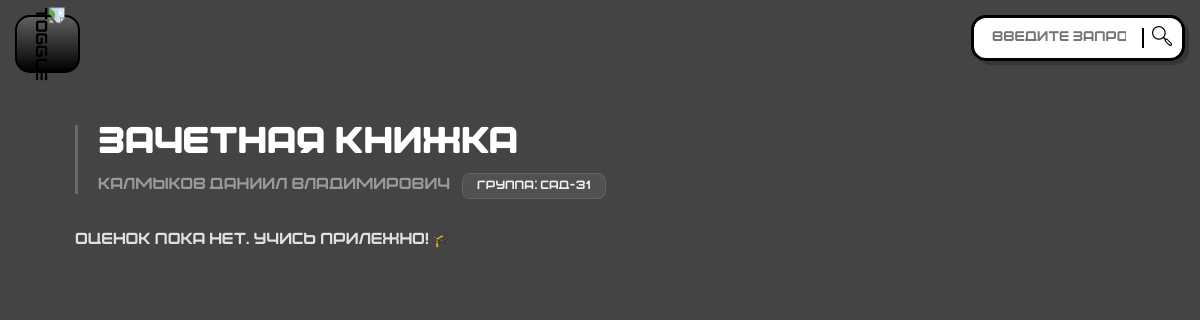
/journal/my-record-book/ (signed in), run on the app's committed database.
### apps/Accounts/models.py (models this page shows, shortened)
class Student(models.Model):
    user = models.OneToOneField(
        User,
        on_delete=models.CASCADE,
        related_name="student_profile",
        verbose_name="Пользователь",
    )
    group = models.ForeignKey(
        Groups,
        on_delete=models.SET_NULL,
        null=True,
        blank=True,
        related_name="students",
        verbose_name="Группа",
    )
    student_id = models.CharField(
        max_length=20,
        unique=True,
        verbose_name="Номер зачетки",
    )
    is_curator = models.BooleanField(
        default=False,
        verbose_name="Староста/Куратор",
        help_text="Отмечайте, если студент является старостой или куратором группы.",
    )
    surname = models.CharField(max_length=100, blank=True, verbose_name="Фамилия")
    name = models.CharField(max_length=100, blank=True, verbose_name="Имя")
    patronymic = models.CharField(max_length=100, blank=True, verbose_name="Отчество")
    faculty = models.CharField(max_length=100, blank=True, verbose_name="Факультет")
    avatar = models.ImageField(upload_to="student_avatars/", blank=True, null=True, verbose_name="Аватар")
    phone = models.CharField(max_length=20, blank=True, verbose_name="Телефон")
    birthday = models.DateField(blank=True, null=True, verbose_name="Дата рождения")
    class Meta:
        db_table = "students"
        verbose_name = "Студент"
        verbose_name_plural = "Студенты"

### apps/Shedule/models.py (models this page shows, shortened)
class Groups(models.Model):
    name = models.CharField(max_length=255, verbose_name="Название группы")
    faculty = models.ForeignKey(Faculty, on_delete=models.CASCADE, related_name="groups", null=True, blank=True)
    course = models.ForeignKey(
        Course,
        on_delete=models.SET_NULL,
        null=True,
        verbose_name="Курс"
    )
    subjects = models.ManyToManyField(
        Subject,
        related_name="groups",
        blank=True,
        verbose_name="Учебный план группы",
    )
    class Meta:
        verbose_name = "Группа"
        verbose_name_plural = "Группы"

class Course(models.Model):
    name = models.CharField(max_length=50, verbose_name="Название курса (напр. 1 курс или 11)")
    sort_order = models.PositiveIntegerField(default=1, verbose_name="Порядок сортировки")
    class Meta:
        verbose_name = "Курс"
        verbose_name_plural = "Курсы"
        ordering = ['sort_order']
    def __str__(self):
        return self.name

### apps/Journal/views.py (the view)
@login_required
def record_book_view(request):
    if request.user.is_academic_office:
        messages.error(request, "Доступ к зачеткам запрещен.")
        return redirect('profile')
    student_profile = getattr(request.user, 'student_profile', None)
    records = request.user.record_entries.select_related("subject", "teacher").order_by("semester")
    semesters_data = []
    existing_semesters = records.values_list("semester", flat=True).distinct().order_by("semester")
    for sem_num in existing_semesters:
        sem_records = records.filter(semester=sem_num)
        grades_list = [r.grade for r in sem_records if r.grade]
        avg = sum(grades_list) / len(grades_list) if grades_list else 0
        semesters_data.append({"number": sem_num, "grades": sem_records, "avg": round(avg, 2)})
    return render(request, "record_book.html", {"semesters_data": semesters_data, "profile": student_profile})

### apps/Accounts/models.py (called while the page is built)
    @property
    def is_academic_office(self):
        return self.system_role and self.system_role.name == "ACADEMIC"

### apps/Journal/templates/record_book.html
{% extends "base.html" %}
{% load journal_extras %}
{% load static %}
{% block content %}
<link rel="stylesheet" href="{% static 'record_book.css' %}">
<div class="record-book-wrapper">
    <div class="header-info">
        <h1>Зачетная книжка</h1>
        <div class="user-meta">
            <div class="user-fio">
                {{ profile.surname|default:"" }} {{ profile.name|default:"" }} {{ profile.patronymic|default:"" }}
            </div>
            <div class="user-group">
                <span class="badge">Группа: {{ profile.group.name|default:"Не указана" }}-{{ profile.group.course }}</span>
            </div>
        </div>
    </div>
    {% for sem in semesters_data %}
    <div class="semester-card">
        <div class="sem-header">
            <h3>{{ sem.number }} Семестр</h3>
            <div class="sem-avg">Средний балл: <span>{{ sem.avg }}</span></div>
        </div>
        <div class="table-responsive">
            <table class="grades-table">
                <thead>
                    <tr>
                        <th>Дисциплина</th>
                        <th class="text-center">Оценка</th>
                        <th class="text-right">Дата выставления</th>
                    </tr>
                </thead>
                <tbody>
                    {% for g in sem.grades %}
                    <tr>
                        <td data-label="Дисциплина" class="subject-name">{{ g.subject.name }}</td>
                        <td data-label="Оценка" class="text-center">
                            {% if g.grade|stringformat:"s" == "Зачет" %}
                                <span class="grade-badge high">Зачет</span>
                            {% else %}
                                <span class="grade-circle {% if g.grade >= 4 %}high{% elif g.grade == 3 %}mid{% else %}low{% endif %}">
                                    {{ g.grade }}
                                </span>
                            {% endif %}
                        </td>
                        <td data-label="Дата" class="text-right">
                            <div class="date-main">{{ g.date_signed|date:"d.m.Y" }}</div>
                            <div class="time-sub">{{ g.time_signed|time:"H:i" }}</div>
                        </td>
                    </tr>
                    {% endfor %}
                </tbody>
            </table>
        </div>
    </div>
    {% empty %}
    <div class="empty-state">
        <p>Оценок пока нет. Учись прилежно! 🎓</p>
    </div>
    {% endfor %}
</div>
{% endblock %}

### static/base.css (style rules this page uses)
* { font-family: 'BOWLER-Regular', sans-serif; box-sizing: border-box; -webkit-tap-highlight-color: transparent; }
html, body { margin: 0; padding: 0; min-height: 100vh; background-color: #444; overflow-x: hidden; }

### apps/Journal/static/record_book.css (style rules this page uses)
.record-book-wrapper { padding: clamp(10px, 3vw, 25px); max-width: 1100px; margin: 0 auto; color: #e0e0e0; font-family: 'Segoe UI', system-ui, -apple-system, sans-serif; background: transparent; }
.header-info { margin-bottom: 35px; border-left: 3px solid rgba(255, 255, 255, 0.2); padding-left: 20px; }
.header-info h1 { font-size: clamp(1.4rem, 4vw, 2.2rem); margin: 0; text-transform: uppercase; letter-spacing: 1px; color: #ffffff; font-weight: 600; }
.user-meta { color: #999; margin-top: 12px; display: flex; flex-wrap: wrap; gap: 12px; }
.badge { background: rgba(255, 255, 255, 0.07); color: #eee; padding: 6px 14px; border-radius: 8px; font-size: 0.75rem; border: 1px solid rgba(255, 255, 255, 0.1); }

### data on the page
Student: surname "Калмыков", name "Даниил", patronymic "Владимирович", group.name "САД", group.course "31"
